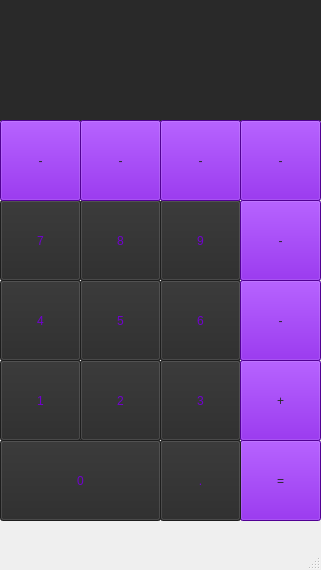
<?xml version="1.0" encoding="UTF-8"?>
<ui version="4.0">
 <class>MainWindow</class>
 <widget class="QMainWindow" name="MainWindow">
  <property name="geometry">
   <rect>
    <x>0</x>
    <y>0</y>
    <width>321</width>
    <height>570</height>
   </rect>
  </property>
  <property name="windowTitle">
   <string>MainWindow</string>
  </property>
  <widget class="QWidget" name="centralwidget">
   <widget class="QPushButton" name="digit_1">
    <property name="geometry">
     <rect>
      <x>0</x>
      <y>360</y>
      <width>81</width>
      <height>81</height>
     </rect>
    </property>
    <property name="styleSheet">
     <string notr="true">background-color: rgb(41, 41, 41);
font: 16pt &quot;Segoe UI&quot;;
color: qlineargradient(spread:pad, x1:1, y1:0.516227, x2:0, y2:0.226909, stop:0.352381 rgba(113, 0, 207, 255), stop:1 rgba(255, 255, 255, 255));</string>
    </property>
    <property name="text">
     <string>1</string>
    </property>
   </widget>
   <widget class="QLabel" name="display">
    <property name="geometry">
     <rect>
      <x>0</x>
      <y>0</y>
      <width>321</width>
      <height>121</height>
     </rect>
    </property>
    <property name="styleSheet">
     <string notr="true">background-color: rgb(41, 41, 41);
color: rgb(255, 255, 255);
font: 16pt &quot;Segoe UI&quot;;</string>
    </property>
    <property name="text">
     <string/>
    </property>
   </widget>
   <widget class="QPushButton" name="digit_2">
    <property name="geometry">
     <rect>
      <x>80</x>
      <y>360</y>
      <width>81</width>
      <height>81</height>
     </rect>
    </property>
    <property name="styleSheet">
     <string notr="true">background-color: rgb(41, 41, 41);
color: qlineargradient(spread:pad, x1:1, y1:0.516227, x2:0, y2:0.226909, stop:0.352381 rgba(113, 0, 207, 255), stop:1 rgba(255, 255, 255, 255));
font: 16pt &quot;Segoe UI&quot;;</string>
    </property>
    <property name="text">
     <string>2</string>
    </property>
   </widget>
   <widget class="QPushButton" name="digit_3">
    <property name="geometry">
     <rect>
      <x>160</x>
      <y>360</y>
      <width>81</width>
      <height>81</height>
     </rect>
    </property>
    <property name="styleSheet">
     <string notr="true">background-color: rgb(41, 41, 41);
color: qlineargradient(spread:pad, x1:1, y1:0.516227, x2:0, y2:0.226909, stop:0.352381 rgba(113, 0, 207, 255), stop:1 rgba(255, 255, 255, 255));
font: 16pt &quot;Segoe UI&quot;;</string>
    </property>
    <property name="text">
     <string>3</string>
    </property>
   </widget>
   <widget class="QPushButton" name="digit_6">
    <property name="geometry">
     <rect>
      <x>160</x>
      <y>280</y>
      <width>81</width>
      <height>81</height>
     </rect>
    </property>
    <property name="styleSheet">
     <string notr="true">background-color: rgb(41, 41, 41);
color: qlineargradient(spread:pad, x1:1, y1:0.516227, x2:0, y2:0.226909, stop:0.352381 rgba(113, 0, 207, 255), stop:1 rgba(255, 255, 255, 255));
font: 16pt &quot;Segoe UI&quot;;</string>
    </property>
    <property name="text">
     <string>6</string>
    </property>
   </widget>
   <widget class="QPushButton" name="digit_4">
    <property name="geometry">
     <rect>
      <x>0</x>
      <y>280</y>
      <width>81</width>
      <height>81</height>
     </rect>
    </property>
    <property name="styleSheet">
     <string notr="true">background-color: rgb(41, 41, 41);
color: qlineargradient(spread:pad, x1:1, y1:0.516227, x2:0, y2:0.226909, stop:0.352381 rgba(113, 0, 207, 255), stop:1 rgba(255, 255, 255, 255));
font: 16pt &quot;Segoe UI&quot;;</string>
    </property>
    <property name="text">
     <string>4</string>
    </property>
   </widget>
   <widget class="QPushButton" name="digit_5">
    <property name="geometry">
     <rect>
      <x>80</x>
      <y>280</y>
      <width>81</width>
      <height>81</height>
     </rect>
    </property>
    <property name="styleSheet">
     <string notr="true">background-color: rgb(41, 41, 41);
color: qlineargradient(spread:pad, x1:1, y1:0.516227, x2:0, y2:0.226909, stop:0.352381 rgba(113, 0, 207, 255), stop:1 rgba(255, 255, 255, 255));
font: 16pt &quot;Segoe UI&quot;;</string>
    </property>
    <property name="text">
     <string>5</string>
    </property>
   </widget>
   <widget class="QPushButton" name="digit_8">
    <property name="geometry">
     <rect>
      <x>80</x>
      <y>200</y>
      <width>81</width>
      <height>81</height>
     </rect>
    </property>
    <property name="styleSheet">
     <string notr="true">background-color: rgb(41, 41, 41);
color: qlineargradient(spread:pad, x1:1, y1:0.516227, x2:0, y2:0.226909, stop:0.352381 rgba(113, 0, 207, 255), stop:1 rgba(255, 255, 255, 255));
font: 16pt &quot;Segoe UI&quot;;</string>
    </property>
    <property name="text">
     <string>8</string>
    </property>
   </widget>
   <widget class="QPushButton" name="digit_9">
    <property name="geometry">
     <rect>
      <x>160</x>
      <y>200</y>
      <width>81</width>
      <height>81</height>
     </rect>
    </property>
    <property name="styleSheet">
     <string notr="true">background-color: rgb(41, 41, 41);
color: qlineargradient(spread:pad, x1:1, y1:0.516227, x2:0, y2:0.226909, stop:0.352381 rgba(113, 0, 207, 255), stop:1 rgba(255, 255, 255, 255));
font: 16pt &quot;Segoe UI&quot;;</string>
    </property>
    <property name="text">
     <string>9</string>
    </property>
   </widget>
   <widget class="QPushButton" name="digit_7">
    <property name="geometry">
     <rect>
      <x>0</x>
      <y>200</y>
      <width>81</width>
      <height>81</height>
     </rect>
    </property>
    <property name="styleSheet">
     <string notr="true">background-color: rgb(41, 41, 41);
color: qlineargradient(spread:pad, x1:1, y1:0.516227, x2:0, y2:0.226909, stop:0.352381 rgba(113, 0, 207, 255), stop:1 rgba(255, 255, 255, 255));
font: 16pt &quot;Segoe UI&quot;;</string>
    </property>
    <property name="text">
     <string>7</string>
    </property>
   </widget>
   <widget class="QPushButton" name="symb_plus">
    <property name="geometry">
     <rect>
      <x>240</x>
      <y>360</y>
      <width>81</width>
      <height>81</height>
     </rect>
    </property>
    <property name="styleSheet">
     <string notr="true">background-color: rgb(113, 0, 207);
font: 20pt &quot;Segoe UI&quot;;
color: rgb(41, 41, 41);
</string>
    </property>
    <property name="text">
     <string>+</string>
    </property>
   </widget>
   <widget class="QPushButton" name="symb_minus">
    <property name="geometry">
     <rect>
      <x>240</x>
      <y>280</y>
      <width>81</width>
      <height>81</height>
     </rect>
    </property>
    <property name="styleSheet">
     <string notr="true">background-color: rgb(113, 0, 207);
font: 20pt &quot;Segoe UI&quot;;
color: rgb(41, 41, 41);
</string>
    </property>
    <property name="text">
     <string>-</string>
    </property>
   </widget>
   <widget class="QPushButton" name="symb_equal">
    <property name="geometry">
     <rect>
      <x>240</x>
      <y>440</y>
      <width>81</width>
      <height>81</height>
     </rect>
    </property>
    <property name="styleSheet">
     <string notr="true">background-color: rgb(113, 0, 207);
font: 20pt &quot;Segoe UI&quot;;
color: rgb(41, 41, 41);
</string>
    </property>
    <property name="text">
     <string>=</string>
    </property>
   </widget>
   <widget class="QPushButton" name="digit_0">
    <property name="geometry">
     <rect>
      <x>0</x>
      <y>440</y>
      <width>161</width>
      <height>81</height>
     </rect>
    </property>
    <property name="styleSheet">
     <string notr="true">background-color: rgb(41, 41, 41);
font: 16pt &quot;Segoe UI&quot;;
color: qlineargradient(spread:pad, x1:1, y1:0.516227, x2:0, y2:0.226909, stop:0.352381 rgba(113, 0, 207, 255), stop:1 rgba(255, 255, 255, 255));</string>
    </property>
    <property name="text">
     <string>0</string>
    </property>
   </widget>
   <widget class="QPushButton" name="dot">
    <property name="geometry">
     <rect>
      <x>160</x>
      <y>440</y>
      <width>81</width>
      <height>81</height>
     </rect>
    </property>
    <property name="styleSheet">
     <string notr="true">background-color: rgb(41, 41, 41);
color: qlineargradient(spread:pad, x1:1, y1:0.516227, x2:0, y2:0.226909, stop:0.352381 rgba(113, 0, 207, 255), stop:1 rgba(255, 255, 255, 255));</string>
    </property>
    <property name="text">
     <string>.</string>
    </property>
   </widget>
   <widget class="QPushButton" name="symb_minus_2">
    <property name="geometry">
     <rect>
      <x>240</x>
      <y>200</y>
      <width>81</width>
      <height>81</height>
     </rect>
    </property>
    <property name="styleSheet">
     <string notr="true">background-color: rgb(113, 0, 207);
font: 20pt &quot;Segoe UI&quot;;
color: rgb(41, 41, 41);
</string>
    </property>
    <property name="text">
     <string>-</string>
    </property>
   </widget>
   <widget class="QPushButton" name="symb_minus_3">
    <property name="geometry">
     <rect>
      <x>240</x>
      <y>120</y>
      <width>81</width>
      <height>81</height>
     </rect>
    </property>
    <property name="styleSheet">
     <string notr="true">background-color: rgb(113, 0, 207);
font: 20pt &quot;Segoe UI&quot;;
color: rgb(41, 41, 41);
</string>
    </property>
    <property name="text">
     <string>-</string>
    </property>
   </widget>
   <widget class="QPushButton" name="symb_minus_4">
    <property name="geometry">
     <rect>
      <x>160</x>
      <y>120</y>
      <width>81</width>
      <height>81</height>
     </rect>
    </property>
    <property name="styleSheet">
     <string notr="true">background-color: rgb(113, 0, 207);
font: 20pt &quot;Segoe UI&quot;;
color: rgb(41, 41, 41);
</string>
    </property>
    <property name="text">
     <string>-</string>
    </property>
   </widget>
   <widget class="QPushButton" name="symb_minus_5">
    <property name="geometry">
     <rect>
      <x>0</x>
      <y>120</y>
      <width>81</width>
      <height>81</height>
     </rect>
    </property>
    <property name="styleSheet">
     <string notr="true">background-color: rgb(113, 0, 207);
font: 20pt &quot;Segoe UI&quot;;
color: rgb(41, 41, 41);
</string>
    </property>
    <property name="text">
     <string>-</string>
    </property>
   </widget>
   <widget class="QPushButton" name="symb_minus_6">
    <property name="geometry">
     <rect>
      <x>80</x>
      <y>120</y>
      <width>81</width>
      <height>81</height>
     </rect>
    </property>
    <property name="styleSheet">
     <string notr="true">background-color: rgb(113, 0, 207);
font: 20pt &quot;Segoe UI&quot;;
color: rgb(41, 41, 41);
</string>
    </property>
    <property name="text">
     <string>-</string>
    </property>
   </widget>
  </widget>
  <widget class="QMenuBar" name="menubar">
   <property name="geometry">
    <rect>
     <x>0</x>
     <y>0</y>
     <width>321</width>
     <height>25</height>
    </rect>
   </property>
  </widget>
  <widget class="QStatusBar" name="statusbar"/>
 </widget>
 <resources/>
 <connections/>
</ui>
